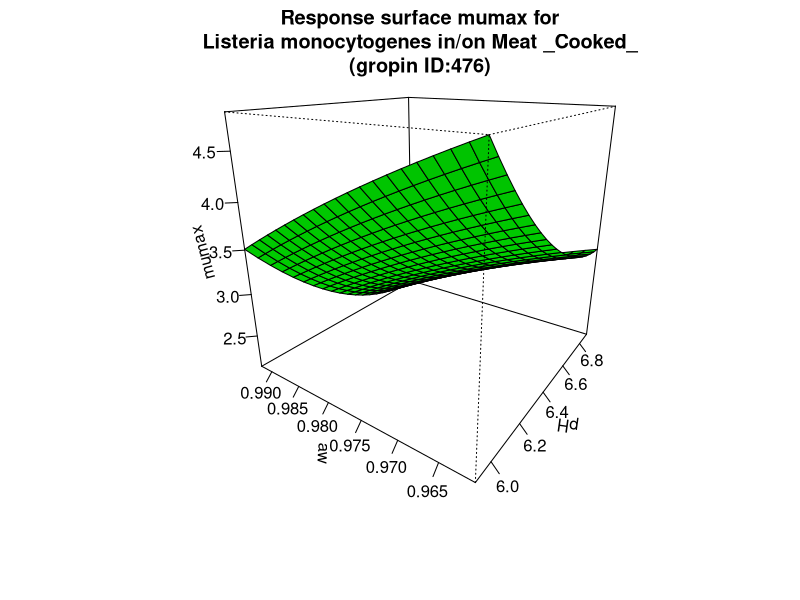

Source code (R):
#############################
# start of Parameter script
#############################
pH <- seq(5.9059,6.89310689310689,length.out=21)
aw <- seq(0.96096,0.992007992007992,length.out=21)
#############################
# end of Parameter script
#############################
############################# 
# start of Model script Gropin ID 476 
#############################
 
# constant coefficients for this model
 
variables <- data.frame(pH,aw)
argumentsPar <- expand.grid(variables)
 
# heart of the model
response_surface <- function(pH,aw) {
   mumax <-(-112.09+(-27.702)*pH+467.55*aw+6.9724*pH*aw+1.5135*(pH^2)+(-282.75)*(aw^2))

return(mumax=mumax)
} 

# output parameters
responseSurface <- cbind(argumentsPar,response_surface(argumentsPar['pH'],argumentsPar['aw']))
colnames(responseSurface) <- c(colnames(argumentsPar),'mumax')
#############################
# End of Model script
#############################
############################# 
# start of Visualisation script Gropin ID 476 
#############################
persp(pH,aw,matrix(unlist(responseSurface$'mumax'),nrow=21),col = 'green',xlab='pH',ylab='aw',zlab='mumax',main='Response surface mumax for
Listeria monocytogenes in/on Meat _Cooked_
(gropin ID:476)',theta=305,phi=20,shade=0.25,ticktype = 'detailed')
#############################
# End of Visualisation script
#############################
